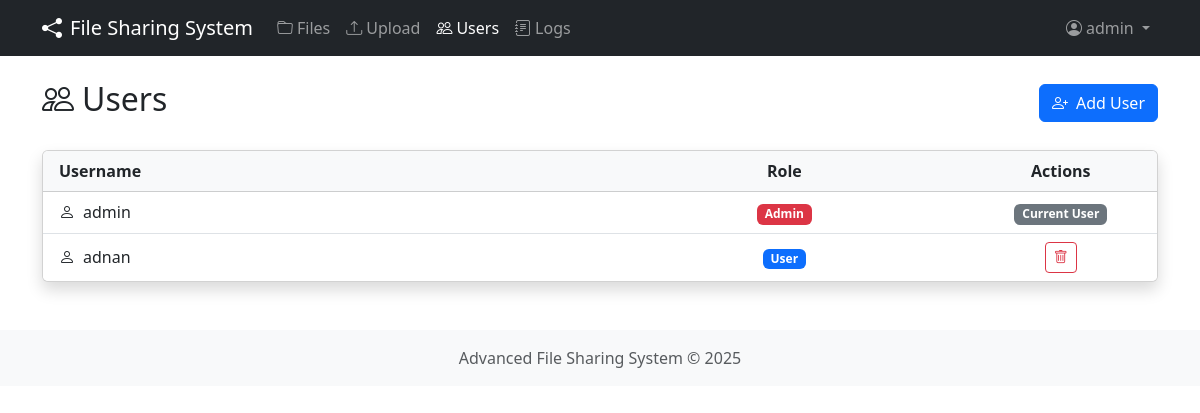
Page /users (signed in) on the earlier database version.
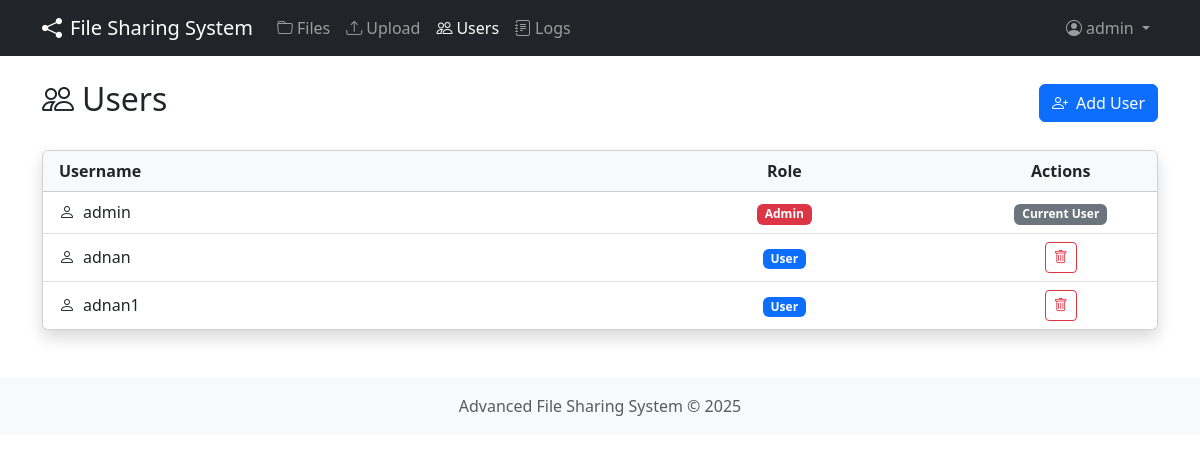
Same page on the later database version.
### tables this page shows
CREATE TABLE users (
                username TEXT PRIMARY KEY,
                password_hash TEXT NOT NULL,
                role TEXT NOT NULL,
                created_at TIMESTAMP DEFAULT CURRENT_TIMESTAMP
            );

### server/web_server.py (the view)
@app.route('/users')
@login_required
def users():
    if current_user.role != ROLE_ADMIN:
        flash('You do not have permission to view users', 'danger')
        return redirect(url_for('files'))
    users_dict = db.list_users()
    users_list = []
    for username, user_data in users_dict.items():
        users_list.append({
            'username': username,
            'role': user_data['role']
        })
    return render_template('users.html', users=users_list)

### database.py (called while the page is built)
    def get_user_role(self, username):
        try:
            conn = sqlite3.connect(self.db_file)
            cursor = conn.cursor()
            cursor.execute("SELECT role FROM users WHERE username = ?", (username,))
            result = cursor.fetchone()
            conn.close()
            if result:
                return result[0]
            return None
        except Exception as e:
            logger.error(f"Error getting user role: {str(e)}")
            return None

    def list_users(self):
        try:
            conn = sqlite3.connect(self.db_file)
            cursor = conn.cursor()
            cursor.execute("SELECT username, role FROM users ORDER BY username")
            result = cursor.fetchall()
            conn.close()
            if not result:
                logger.warning("No users found in database")
                return {}
            users = {username: {"role": role} for username, role in result}
            logger.info(f"Retrieved {len(users)} users from database")
            return users
        except Exception as e:
            logger.error(f"Error listing users: {str(e)}")
            return {}

### server/web_server.py (called while the page is built)
@login_manager.user_loader
def load_user(user_id):
    role = db.get_user_role(user_id)
    if role:
        return User(user_id, role)
    return None

@app.context_processor
def inject_now():
    return {'now': datetime.now()}

### server/templates/users.html (shortened to what this page needs)
{% extends "base.html" %}
{% block content %}
<div class="d-flex justify-content-between align-items-center mb-4">
    <h2><i class="bi bi-people me-2"></i>Users</h2>
    <a href="{{ url_for('add_user') }}" class="btn btn-primary">
        <i class="bi bi-person-plus me-2"></i>Add User
    </a>
</div>
{% if users %}
<div class="card shadow">
    <div class="card-header bg-light">
        <div class="row">
            <div class="col-md-6">
                <strong>Username</strong>
            </div>
            <div class="col-md-4 text-center">
                <strong>Role</strong>
            </div>
            <div class="col-md-2 text-center">
                <strong>Actions</strong>
            </div>
        </div>
    </div>
    <div class="list-group list-group-flush">
        {% for user in users %}
        <div class="list-group-item">
            <div class="row align-items-center">
                <div class="col-md-6">
                    <i class="bi bi-person me-2"></i>{{ user.username }}
                </div>
                <div class="col-md-4 text-center">
                    {% if user.role == 'admin' %}
                    <span class="badge bg-danger">Admin</span>
                    {% else %}
                    <span class="badge bg-primary">User</span>
                    {% endif %}
                </div>
                <div class="col-md-2 text-center">
                    {% if user.username != current_user.username %}
                    <button type="button" class="btn btn-sm btn-outline-danger" title="Delete"
                            data-bs-toggle="modal" data-bs-target="#deleteUserModal"
                            data-username="{{ user.username }}">
                        <i class="bi bi-trash"></i>
                    </button>
                    {% else %}
                    <span class="badge bg-secondary">Current User</span>
                    {% endif %}
                </div>
            </div>
        </div>
        {% endfor %}
    </div>
</div>
{% else %}
<div class="alert alert-info">
    <i class="bi bi-info-circle me-2"></i>No users found.
</div>
{% endif %}
{% endblock %}

### server/templates/base.html (shortened to what this page needs)
<!DOCTYPE html>
<html lang="en">
<head>
    <link href="https://cdn.jsdelivr.net/npm/bootstrap@5.3.0/dist/css/bootstrap.min.css" rel="stylesheet">
    <link rel="stylesheet" href="https://cdn.jsdelivr.net/npm/bootstrap-icons@1.10.0/font/bootstrap-icons.css">
    <link rel="stylesheet" href="{{ url_for('static', filename='css/style.css') }}">
</head>
<body>
    <nav class="navbar navbar-expand-lg navbar-dark bg-dark">
        <div class="container">
            <a class="navbar-brand" href="{{ url_for('index') }}">
                <i class="bi bi-share-fill me-2"></i>File Sharing System
            </a>
            <div class="collapse navbar-collapse" id="navbarNav">
                <ul class="navbar-nav me-auto">
                    {% if current_user.is_authenticated %}
                    <li class="nav-item">
                        <a class="nav-link {% if request.endpoint == 'files' %}active{% endif %}" href="{{ url_for('files') }}">
                            <i class="bi bi-folder me-1"></i>Files
                        </a>
                    </li>
                    <li class="nav-item">
                        <a class="nav-link {% if request.endpoint == 'upload' %}active{% endif %}" href="{{ url_for('upload') }}">
                            <i class="bi bi-upload me-1"></i>Upload
                        </a>
                    </li>
                    {% if current_user.role == 'admin' %}
                    <li class="nav-item">
                        <a class="nav-link {% if request.endpoint == 'users' %}active{% endif %}" href="{{ url_for('users') }}">
                            <i class="bi bi-people me-1"></i>Users
                        </a>
                    </li>
                    <li class="nav-item">
                        <a class="nav-link {% if request.endpoint == 'logs' %}active{% endif %}" href="{{ url_for('logs') }}">
                            <i class="bi bi-journal-text me-1"></i>Logs
                        </a>
                    </li>
                    {% endif %}
                    {% endif %}
                </ul>
                <ul class="navbar-nav">
                    {% if current_user.is_authenticated %}
                    <li class="nav-item dropdown">
                        <a class="nav-link dropdown-toggle" href="#" id="userDropdown" role="button" data-bs-toggle="dropdown">
                            <i class="bi bi-person-circle me-1"></i>{{ current_user.username }}
                        </a>
                    </li>
                    {% else %}
                    <li class="nav-item">
                        <a class="nav-link" href="{{ url_for('login') }}">Login</a>
                    </li>
                    {% endif %}
                </ul>
            </div>
        </div>
    </nav>
    <div class="container mt-4">
        {% block content %}{% endblock %}
    </div>
    <footer class="footer mt-5 py-3 bg-light">
        <div class="container text-center">
            <span class="text-muted">Advanced File Sharing System &copy; {{ now.year }}</span>
        </div>
    </footer>
</body>
</html>

### server/static/css/style.css (style rules this page uses)
body { min-height: 100vh; display: flex; flex-direction: column; }
.footer { margin-top: auto; }
.card.shadow { box-shadow: 0 0.5rem 1rem rgba(0, 0, 0, 0.15) !important; transition: box-shadow 0.3s ease; }
.btn { transition: all 0.2s ease; }

Differences in the rows shown:
added users: username "adnan1", role "User"
